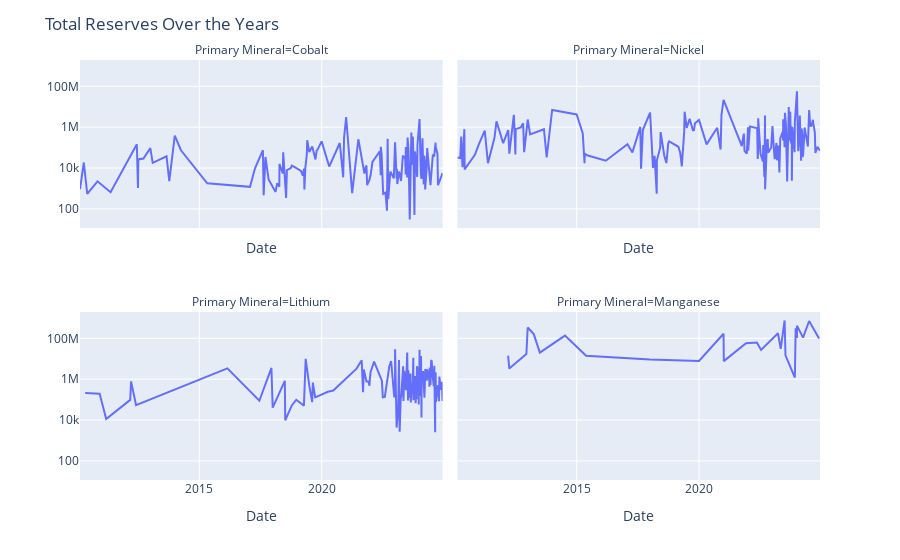

The cell this chart's notebook holds for it:
### Code cell
reserves_over_time = combined \
        .groupby(["Reserves & Resources As Of Date", "Primary Mineral"], as_index = False)["Primary Reserves and Resources"] \
        .agg("sum")


fig = px.line(reserves_over_time, x="Reserves & Resources As Of Date", facet_col = "Primary Mineral",
        y="Primary Reserves and Resources", log_y = True, facet_col_wrap=2, facet_row_spacing=0.2)

fig.update_xaxes(title_text="Date")
fig.update_layout(title = "Total Reserves Over the Years")
fig.update_yaxes(title_text=None)
fig.show()
